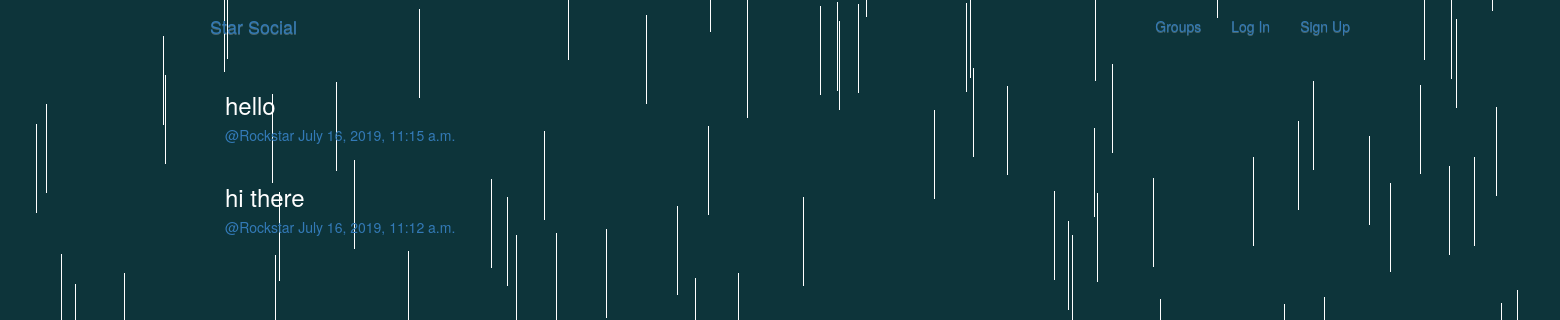
/posts/, run on the app's committed database.
### posts/models.py (models this page shows, shortened)
class Post(models.Model):
    user=models.ForeignKey(User,related_name='posts',on_delete=models.CASCADE)
    created_at=models.DateTimeField(auto_now=True)
    message=models.TextField()
    message_html=models.TextField(editable=False)
    group=models.ForeignKey(Group,related_name='posts',null=True,blank=True,on_delete=models.CASCADE)
    class Meta:
        ordering=['-created_at']
        unique_together=['user','message']

### posts/views.py (the view)
# urls.py: path('',views.PostList.as_view(),name='all'),
class PostList(SelectRelatedMixin,generic.ListView):
    model = models.Post
    select_related=('user','group')

### posts/templates/posts/post_list.html (shortened to what this page needs)
{% extends "posts/post_base.html" %}
{% block post_content %}
<div class="col-md-8">
  {% for post in post_list %}
      {% include "posts/_post.html" %}
  {% endfor %}
</div>
{% endblock %}

### posts/templates/posts/_post.html (shortened to what this page needs)
 <div class="post media">
   <h3>{{post.message_html|safe}}</h3>
   <div class="media_body">
     <h5 class='media-heading'>
     <span class='username'>
       <a href="{% url 'posts:for_user' username=post.user.username %}">@{{post.user.username}}</a>
     </span>
     <time class='time'>
       <a href="{% url 'posts:single' username=post.user.username pk=post.pk %}">{{post.created_at}}</a>
     </time>
     </h5>
   </div>
 </div>

### static/SocialMediaProject/css/master.css (style rules this page uses)
html { height: 100%; width:100%; }
body { background: #0D343A; background:-webkit-gradient(linear, 0% 0%, 0%, 100%, from(rgba(13,52,58,1)), to (#000000)); background:-moz-linear-gradient(top, rgba(13,52,58,1) 0%, rgba(0,0,0,1) 100%); overflow: hidden; color:white; }

### data on the page
Post: message_html "hello", user.username "Rockstar", created_at "July 16, 2019, 11:15 a.m."
Post: message_html "hi there", user.username "Rockstar", created_at "July 16, 2019, 11:12 a.m."
